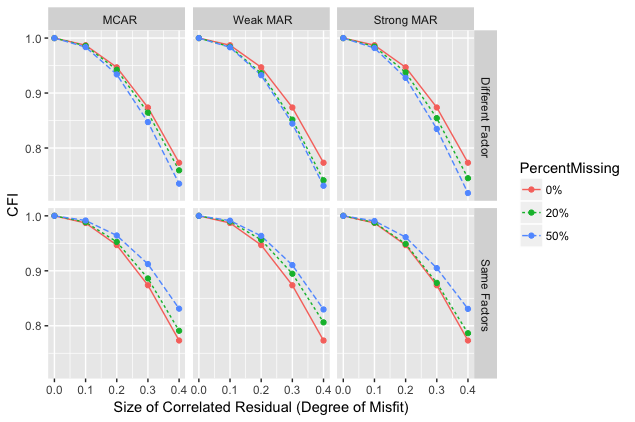

Recreate this plot in R.
library(ggplot2)
library(gridExtra)
source("results.R")
library(reshape2)

#Min Pattern, four Variable missing


mc0 <- fitNoMissingShort_CR2_3[[2]][1:5,]
mc20 <- fitMCAR_Short_CR2_3[[13]][1:5,]
mc50 <- fitMCAR_Short_CR2_3[[14]][1:5,]

weak0 <- fitNoMissingShort_CR2_3[[2]][1:5,]
weak20 <- fitMAR_Linear_Short_CR2_3[[13]][1:5,]
weak50 <- fitMAR_Linear_Short_CR2_3[[14]][1:5,]

strong0 <- fitNoMissingShort_CR2_3[[2]][1:5,]
strong20 <- fitMAR_Linear_Short_CR2_3[[15]][1:5,]
strong50 <- fitMAR_Linear_Short_CR2_3[[16]][1:5,]


data <-rbind(mc0, mc20, mc50, weak0, weak20, weak50, strong0, strong20, strong50 )



perMiss <-rep( rep(c("0%", "20%", "50%"),each=5), 3)
data <- as.data.frame(data, row.names = 1:nrow(data))
data$CFI <- data$cfi
data$perMiss<- perMiss 
strength <- rep(c("  MCAR", " Weak MAR", "Strong MAR"), each=15)
ResidualSize <- rep(c(0, 0.1, 0.2, 0.3, 0.4), 9)
data$Strength<- strength
data$ResidualSize <- ResidualSize
data$placeMiss <- rep(" Same Factors", nrow(data))




mc0 <- fitNoMissingShort_CR2_1[[2]][1:5,]
mc20 <- fitMCAR_Short_CR2_1[[13]][1:5,]
mc50 <- fitMCAR_Short_CR2_1[[14]][1:5,]

weak0 <- fitNoMissingShort_CR2_1[[2]][1:5,]
weak20 <- fitMAR_Linear_Short_CR2_1[[13]][1:5,]
weak50 <- fitMAR_Linear_Short_CR2_1[[14]][1:5,]

strong0 <- fitNoMissingShort_CR2_1[[2]][1:5,]
strong20 <- fitMAR_Linear_Short_CR2_1[[15]][1:5,]
strong50 <- fitMAR_Linear_Short_CR2_1[[16]][1:5,]


data2 <-rbind(mc0, mc20, mc50, weak0, weak20, weak50, strong0, strong20, strong50 )



perMiss <-rep( rep(c("0%", "20%", "50%"),each=5), 3)
data2 <- as.data.frame(data2, row.names = 1:nrow(data2))
data2$CFI <- data2$cfi
data2$perMiss<- perMiss 
strength <- rep(c("  MCAR", " Weak MAR", "Strong MAR"), each=15)
data2$Strength<- strength
data2$ResidualSize <- ResidualSize
data2$placeMiss <- rep(" Different Factor", nrow(data2))





datafinal <-rbind(data, data2)
datafinal$PercentMissing <- datafinal$perMiss

ggplot(datafinal, aes(x=ResidualSize, y=CFI)) +geom_line(aes(linetype=PercentMissing, color=PercentMissing)) + 
  geom_point(aes(color=PercentMissing))+facet_grid(placeMiss~Strength) +xlab("Size of Correlated Residual (Degree of Misfit)")
